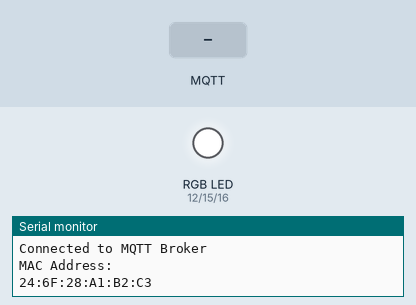
Recording of a sketch running on a simulated ESP8266 (NodeMCU). Parts: an RGB LED mixed from three pins (HIGH = lit), the last lines printed to the serial monitor. Inputs (shaded band) come from the test bench. WiFi joins after 1.5 s; servers stay silent unless stated; no MQTT or app messages arrive unless stated.

Above: at 4.8 s.
4.9 s: MQTT message "5" arrives on the first subscribed topic
At 6.1 s:
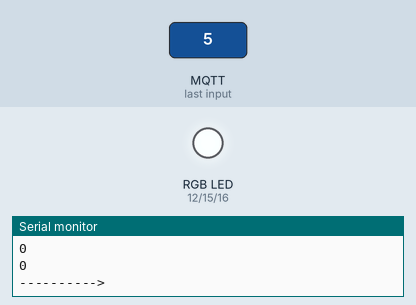
6.4 s: MQTT message "off" arrives on the first subscribed topic
At 7.2 s:
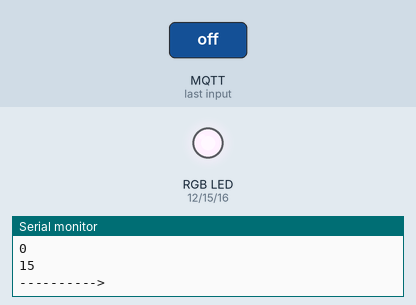
7.9 s: MQTT message "90" arrives on the first subscribed topic
At 8.4 s:
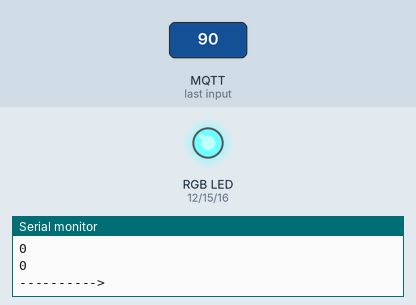
9.4 s: MQTT message "on" arrives on the first subscribed topic
At 10.7 s:
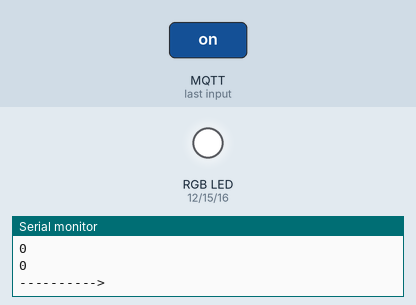
Timing chart, 0 to 11.9 s (numbered marks = the images above; inputs shaded):
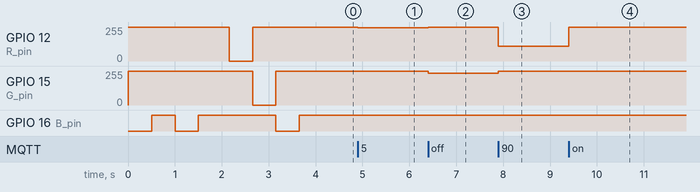

Measured:
- after the input at 4.9 s, GPIO 12 (R_pin): 255/255 → 250/255 at once
- after the input at 6.4 s, GPIO 12 (R_pin): 250/255 → 255/255 at once; GPIO 15 (G_pin): 255/255 → 240/255 at once
- after the input at 7.9 s, GPIO 12 (R_pin): 255/255 → 111/255 at once; GPIO 15 (G_pin): 240/255 → 255/255 at once
- after the input at 9.4 s, GPIO 12 (R_pin): 111/255 → 255/255 at once

The sketch:

arduino_mqtt_Topic_byID_fixes_02_05.ino
```cpp
#include <ESP8266WiFi.h>
#include <PubSubClient.h>

/*
* IDENTIFICATION INFORMATION:
*/
const int identificationNum = 1;
const char* clientID = "001";
const char* clientName = "YIEEE_Pixel_" + identificationNum;

/*
* WIFI INFORMATION:
*/
const char* ssid = "yale wireless";
const char* password =  "";

/*
* MQTT INFORMATION:
*/
const char* mqttServer = "farmer.cloudmqtt.com";    //35.239.98.209 for our python server    farmer.cloudmqtt.com for cloud mqtt
const int mqttPort = 14479;
const char* mqttUser = "xoemllsy";     // yale for ours.    xoemllsy for cloud mqtt
const char* mqttPassword = "hdgazSRFNst3";    //lightsnstuff for ours,    hdgazSRFNst3 for cloudmqtt

/*
* COLOR PINS:
*/
const int R_pin = 12;
const int G_pin = 15;
const int B_pin = 16;

WiFiClient espClient;
PubSubClient client(espClient);

void setup() {

  Serial.begin(115200);

  //set up pins as lights and turn all off
  analogWriteRange(255);
  pinMode(R_pin, OUTPUT);
  pinMode(G_pin, OUTPUT);
  pinMode(B_pin, OUTPUT);
  analogWrite(R_pin, 255);
  analogWrite(G_pin, 255);
  analogWrite(B_pin, 255);

  connectToWifi();
}

/*
* Function called when new mqtt message is published to subscribed topic
*/
void callback(char* topic, byte* data, unsigned int length) {
  Serial.print("Message arrived in topic: ");
  Serial.println(topic);
  Serial.print("Message:");
  for(int i = 0; i < length; i++) {
    Serial.print((char)data[i]);
  }
  Serial.println("");

  // change the lights based on the received color
  changeColors((char*)data);

  // New line
  Serial.println("---------->");
}

/*
* Processes and publishes data and refreshes the connection
*/
void loop() {
  client.loop();
  if (WiFi.status() != WL_CONNECTED) {
    connectToWifi();}
}


/*
* Convert string of hex-form "#ff00ff" to individual RGB values and turn on lights
*/
void changeColors(char command[]) {
  char r[] = "00";
  char g[] = "00";
  char b[] = "00";
  r[0] = command[0];
  r[1] = command[1];
  g[0] = command[2];
  g[1] = command[3];
  b[0] = command[4];
  b[1] = command[5];
  long int red, blue, green;
  red = strtol (r,NULL,16);
  green = strtol (g,NULL,16);
  blue = strtol (b,NULL,16);
  Serial.println(red);
  Serial.println(blue);
  Serial.println(green);

  analogWrite(R_pin, (abs (red - 255)));
  analogWrite(G_pin, (abs (green - 255)));
  analogWrite(B_pin, (abs (blue - 255)));

}


//flashes red green blue when connected
void testLights() {

  analogWrite(R_pin, 255);
  analogWrite(G_pin, 255);
  analogWrite(B_pin, 255);

  delay(100);


  analogWrite(R_pin, 0);
  delay(500);
  analogWrite(R_pin, 255);
  analogWrite(G_pin, 0);
  delay(500);
  analogWrite(G_pin, 255);
  analogWrite(B_pin, 0);
  delay(500);
  analogWrite(B_pin, 255);
}


//called in setup and when the connection is lost durring opperation
//connects to wifi, and broker
void connectToWifi(){
  // Loop until wifi connection succeeds
  analogWrite(B_pin, 255);
  analogWrite(R_pin, 255);
  analogWrite(G_pin, 255);
  WiFi.begin(ssid, password);
  while (WiFi.status() != WL_CONNECTED) {
    //flash blue while connecting
    analogWrite(B_pin, 0);
    delay(500);
    analogWrite(B_pin, 255);
    delay(500);
    Serial.println("Connecting to WiFi...");
  }
  analogWrite(B_pin, 255);
  Serial.println("Connected to the WiFi network");

  // Set up connection to MQTT broker
  client.setServer(mqttServer, mqttPort);

  // Function to callback when new message is received
  client.setCallback(callback);

  while (!client.connected()) {
    Serial.println("Connecting to MQTT Broker");

    // Connect to the MQTT broker with MQTT Information
    if (client.connect(clientName, mqttUser, mqttPassword)) {
      // Connection Succeed, callback function is called automatically when new message is detected
      Serial.println("Connected to MQTT Broker");
    } else {
      // MQTT connection failed
      Serial.print("Failed to connect with state: ");
      Serial.print(client.state());
      delay(2000);
    }
  }

  // Publish that we've connected to the MQTT Broker
  client.publish(clientID, "On & Connected");

  // Subscribe to devices topic
  client.subscribe(clientID);

  // Print MAC Addresses
  Serial.println("MAC Address: ");
  Serial.println(WiFi.macAddress());
  testLights();
}
```
